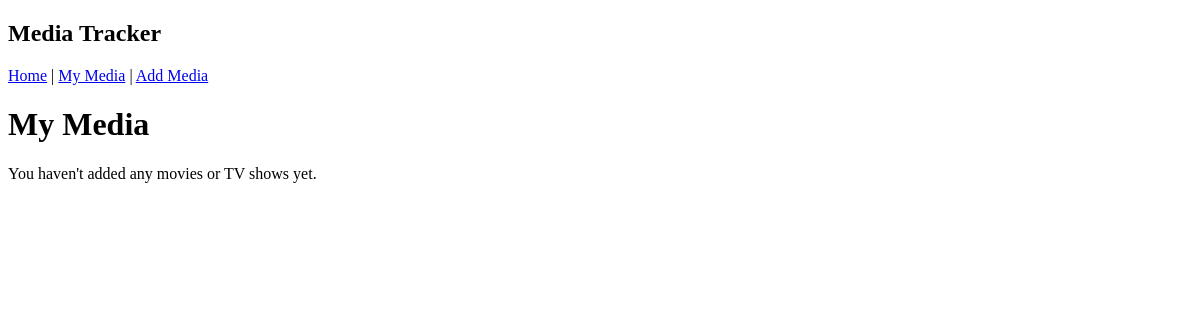
The app's page /media, older data.
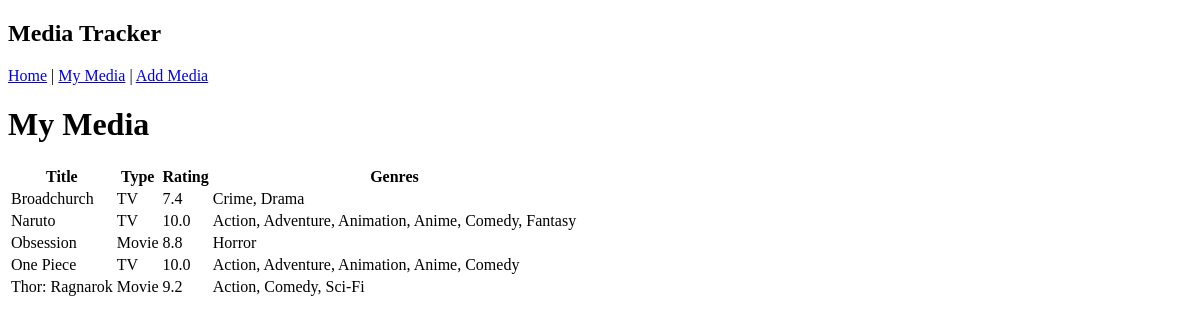
The same page, newer data.
### tables this page shows
CREATE TABLE Media (
    id INTEGER PRIMARY KEY AUTOINCREMENT,
    title TEXT NOT NULL,
    type TEXT NOT NULL CHECK (type IN ('TV', 'Movie')),
    rating REAL NOT NULL CHECK (rating >= 1 AND rating <= 10)
);

### app.py (the view)
@app.route("/media")
def media_list():
    conn = get_db_connection()
    media = conn.execute(
        """
        SELECT
            Media.id,
            Media.title,
            Media.type,
            Media.rating,
            GROUP_CONCAT(Genres.name, ', ') AS genres
        FROM Media
        LEFT JOIN MediaGenres
            ON Media.id = MediaGenres.media_id
        LEFT JOIN Genres
            ON MediaGenres.genre_id = Genres.id
        GROUP BY Media.id
        ORDER BY Media.title;
        """
    ).fetchall()
    conn.close()
    return render_template("media_list.html", media=media)

### app.py (called while the page is built)
def get_db_connection():
    conn = sqlite3.connect("instance/media.db")
    conn.row_factory = sqlite3.Row
    return conn

### templates/media_list.html (shortened to what this page needs)
{% extends "base.html" %}
{% block content %}
<h1>My Media</h1>
{% if media %}
<table>
    <thead>
        <tr>
            <th>Title</th>
            <th>Type</th>
            <th>Rating</th>
            <th>Genres</th>
        </tr>
    </thead>
    <tbody>
        {% for item in media %}
        <tr>
            <td>{{ item["title"] }}</td>
            <td>{{ item["type"] }}</td>
            <td>{{ item["rating"] }}</td>
            <td>{{ item["genres"] or "No genres" }}</td>
        </tr>
        {% endfor %}
    </tbody>
</table>
{% else %}
<p>You haven't added any movies or TV shows yet.</p>
{% endif %}
{% endblock %}

### templates/base.html (shortened to what this page needs)
<!DOCTYPE html>
<html lang="en">
<head>
</head>
<body>
    <nav>
        <h2>Media Tracker</h2>
        <a href="/">Home</a>
        |
        <a href="/media">My Media</a>
        |
        <a href="/add">Add Media</a>
    </nav>
    <main>
        {% block content %}
        {% endblock %}
    </main>
</body>
</html>

Row changes from the older to the newer data that the page shows:
added Media: title "Broadchurch", type "TV", rating "7.4", item "Crime, Drama"
added Media: title "Naruto", type "TV", rating "10.0", item "Action, Adventure, Animation, Anime, Comedy, Fantasy"
added Media: title "Obsession", type "Movie", rating "8.8", item "Horror"
added Media: title "One Piece", type "TV", rating "10.0", item "Action, Adventure, Animation, Anime, Comedy"
added Media: title "Thor: Ragnarok", type "Movie", rating "9.2", item "Action, Comedy, Sci-Fi"
Text that changed along with them:
text no longer shown: "You haven't added any movies or TV shows yet."
text now shown: "Title Type Rating Genres"
